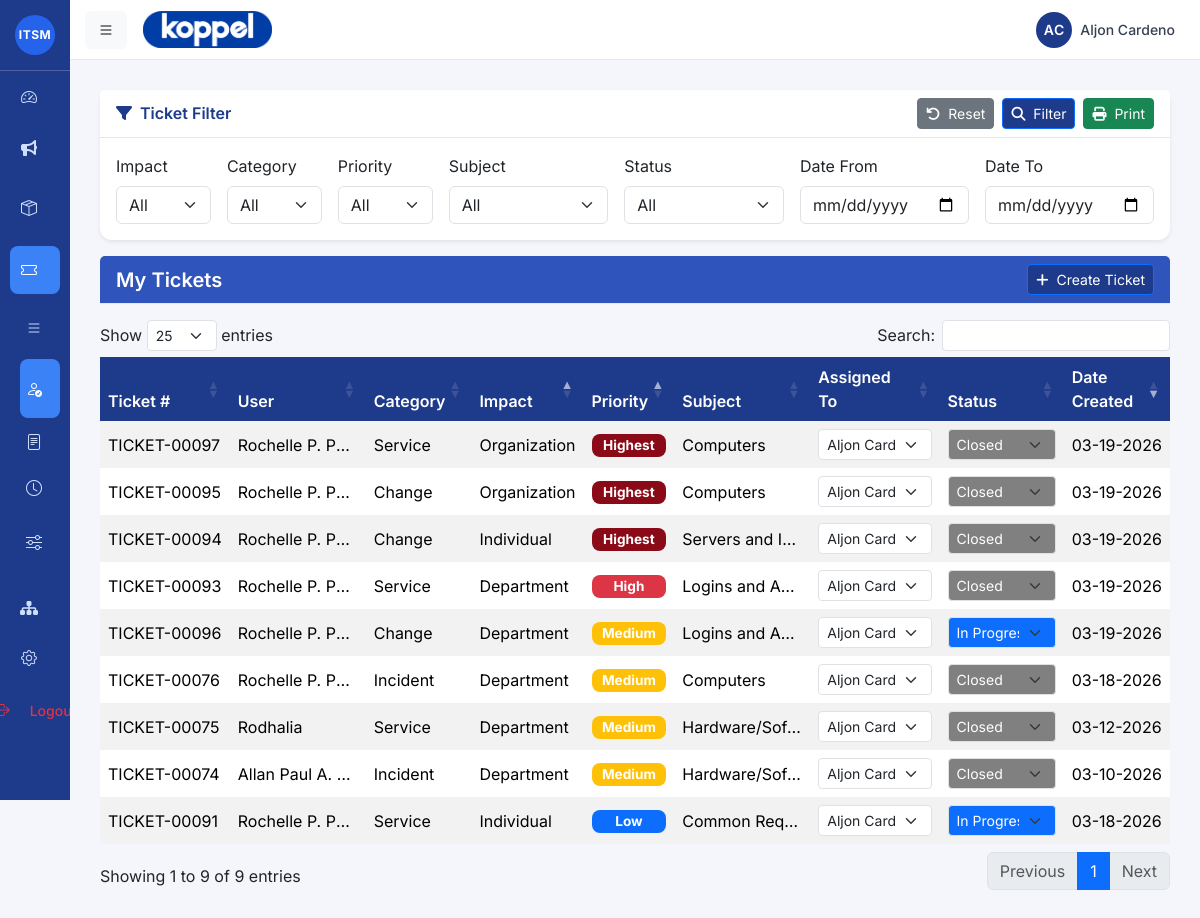
Before: /admin/index.php?page=ticket/assigned_tickets (signed in) with the older database file.
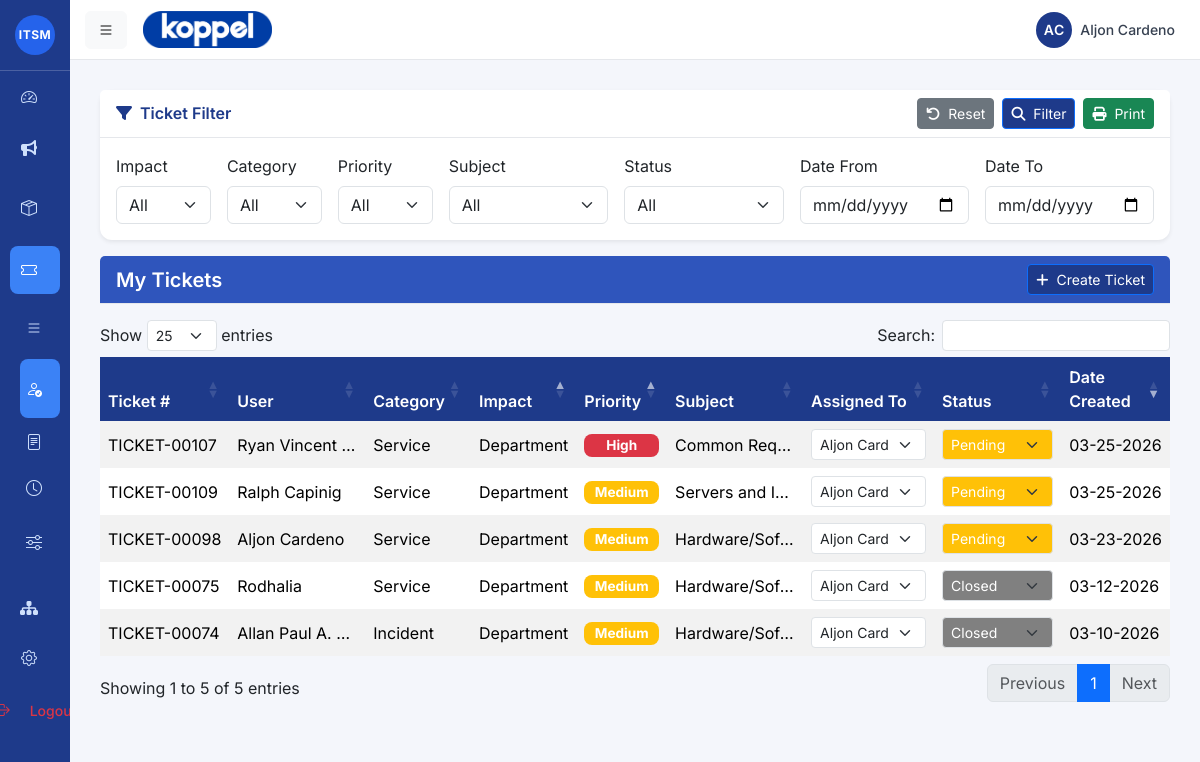
After: the same page with the newer database file.
### tables this page shows
CREATE TABLE `ticket_tb` (
  `ticket_id` int(11) NOT NULL,
  `ticket_number` varchar(20) DEFAULT NULL,
  `user_id` int(11) DEFAULT NULL,
  `fullname` varchar(100) DEFAULT NULL,
  `email` varchar(100) DEFAULT NULL,
  `company` varchar(100) DEFAULT NULL,
  `department` varchar(100) DEFAULT NULL,
  `priority` varchar(50) NOT NULL,
  `urgency` varchar(50) NOT NULL,
  `impact` varchar(70) NOT NULL,
  `ticket_category` varchar(20) DEFAULT NULL,
  `subject` varchar(150) DEFAULT NULL,
  `subject_details` varchar(200) DEFAULT NULL,
  `issue` text DEFAULT NULL,
  `status` varchar(20) DEFAULT 'open',
  `date_created` timestamp NOT NULL DEFAULT current_timestamp(),
  `assigned_to` int(11) NOT NULL
);

CREATE TABLE `user_tb` (
  `user_id` int(11) NOT NULL,
  `emp_id` varchar(50) NOT NULL,
  `fullname` varchar(150) NOT NULL,
  `position` varchar(100) NOT NULL,
  `email` varchar(150) DEFAULT NULL,
  `department` varchar(100) DEFAULT NULL,
  `company` varchar(50) NOT NULL,
  `area` varchar(150) NOT NULL,
  `user_type` varchar(30) NOT NULL,
  `date_hired` timestamp NOT NULL DEFAULT current_timestamp() ON UPDATE current_timestamp(),
  `date_resigned` varchar(100) DEFAULT NULL,
  `created_at` timestamp NOT NULL DEFAULT current_timestamp(),
  `password` varchar(255) DEFAULT NULL,
  `is_active` tinyint(1) NOT NULL DEFAULT 1,
  `reset_token` varchar(255) DEFAULT NULL,
  `reset_token_expiry` datetime DEFAULT NULL
);

### admin/ticket/assigned_tickets.php (the view, shortened to what the rows shown need)
<?php
include __DIR__ . '/../../includes/db.php';
$adminId = $_SESSION['user_id'];
$admins = [];
$adminQuery = "
    SELECT user_id, fullname
    FROM user_tb
    WHERE user_type = 'admin'
    ORDER BY fullname ASC
";
$adminResult = $conn->query($adminQuery);
if ($adminResult && $adminResult->num_rows > 0) {
    while ($row = $adminResult->fetch_assoc()) {
        $admins[] = $row;
    }
}
$stmt = $conn->prepare("
SELECT
    t.*,
    u.fullname AS user_fullname,
    a.fullname AS assigned_admin
FROM ticket_tb t
LEFT JOIN user_tb u ON t.user_id = u.user_id
LEFT JOIN user_tb a
    ON t.assigned_to = a.user_id
    AND a.user_type = 'admin'
WHERE t.assigned_to = ?
ORDER BY t.ticket_id DESC
");
$stmt->bind_param("i", $adminId);
$stmt->execute();
$result = $stmt->get_result();
?>
</head>
<div class="card-body table-responsive mt-3">
<table id="ticketsTable" class="table table-hover table-striped">
<thead>
<tr>
    <th>Ticket #</th>
    <th>User</th>
    <th>Category</th>
    <th>Impact</th>
    <th>Priority</th>
    <th>Subject</th>
    <th style="width: 135px;">Assigned To</th>
    <th style="width: 160px;">Status</th>
    <th>Date Created</th>
</tr>
</thead>
<tbody >
<?php while ($ticket = $result->fetch_assoc()): ?>
<tr
    data-ticket-id="<?= $ticket['ticket_id'] ?>"
    data-status="<?= strtolower($ticket['status']) ?>"
    data-assigned="<?= $ticket['assigned_to'] == $adminId ? 'yes' : 'no' ?>">
    <td><?= htmlspecialchars($ticket['ticket_number']) ?></td>
    <td><?= htmlspecialchars($ticket['user_fullname']) ?></td>
    <td><?= ucfirst($ticket['ticket_category']) ?></td>
    <td><?= ucfirst($ticket['impact']) ?></td>
    <td>
        <span class="badge badge-priority-<?= strtolower($ticket['priority']) ?>">
            <?= ucfirst($ticket['priority']) ?>
        </span>
    </td>
    <td><?= htmlspecialchars($ticket['subject']) ?></td>
<td onclick="event.stopPropagation();" style="width:135px;">
    <select class="form-select form-select-sm assign-admin
            <?= empty($ticket['assigned_to']) ? 'select-unassigned' : '' ?>"
            data-ticket-id="<?= $ticket['ticket_id'] ?>"
            data-current="<?= $ticket['assigned_to'] ?>">
        <?php foreach ($admins as $admin): ?>
            <option value="<?= $admin['user_id'] ?>"
                <?= ($ticket['assigned_to'] == $admin['user_id']) ? 'selected' : '' ?>>
                <?= htmlspecialchars($admin['fullname']) ?>
            </option>
        <?php endforeach; ?>
    </select>
</td>
<?php
$statusFlow = [
    'waiting for support' => ['waiting for support','waiting for customer','in progress','escalated','pending','canceled','resolved'],
    'pending' => ['pending','waiting for support','in progress','canceled','resolved'],
    'waiting for customer' => ['waiting for customer','waiting for support','escalated','canceled','resolved'],
    'in progress' => ['in progress','pending','canceled','resolved'],
    'escalated' => ['escalated','in progress'],
    'canceled' => ['canceled','closed', 'reopened'],
    'resolved' => ['resolved','closed', 'reopened'],
    'reopened' => ['reopened','waiting for support','waiting for customer','in progress','escalated','pending','canceled','resolved'],
    'closed' => ['closed']
];
$currentStatus = strtolower($ticket['status']);
$allowedStatuses = $statusFlow[$currentStatus] ?? [$currentStatus];
?>
<td class="status-cell" onclick="event.stopPropagation();" style="width:150px;">
    <select class="form-select form-select-sm status-select status-<?= str_replace(' ', '-', $currentStatus) ?>"
            data-ticket-id="<?= $ticket['ticket_id'] ?>"
            data-current="<?= $currentStatus ?>">
        <?php foreach ($allowedStatuses as $statusOption): ?>
            <option value="<?= $statusOption ?>" <?= $statusOption == $currentStatus ? 'selected' : '' ?>>
                <?= ucwords($statusOption) ?>
            </option>
        <?php endforeach; ?>
    </select>
</td>
    <td><?= date('m-d-Y', strtotime($ticket['date_created'])) ?></td>
</tr>
<?php endwhile; ?>
</tbody>
</table>
</div>
</div>

Changed rows visible on the page:
removed ticket_tb: ticket_number "TICKET-00097", user.fullname "Rochelle P. P…", ticket_category "Service", impact "Organization", priority "Highest", subject "Computers", assigned_to+ticket_id "Aljon Cardeno", value "Closed", date_created "03-19-2026"
removed ticket_tb: ticket_number "TICKET-00096", user.fullname "Rochelle P. P…", ticket_category "Change", impact "Department", priority "Medium", subject "Logins and A…", assigned_to+ticket_id "Aljon Cardeno", status+ticket_id "In Progress", date_created "03-19-2026"
removed ticket_tb: ticket_number "TICKET-00095", user.fullname "Rochelle P. P…", ticket_category "Change", impact "Organization", priority "Highest", subject "Computers", assigned_to+ticket_id "Aljon Cardeno", value "Closed", date_created "03-19-2026"
removed ticket_tb: ticket_number "TICKET-00094", user.fullname "Rochelle P. P…", ticket_category "Change", impact "Individual", priority "Highest", subject "Servers and I…", assigned_to+ticket_id "Aljon Cardeno", value "Closed", date_created "03-19-2026"
removed ticket_tb: ticket_number "TICKET-00093", user.fullname "Rochelle P. P…", ticket_category "Service", impact "Department", priority "High", subject "Logins and A…", assigned_to+ticket_id "Aljon Cardeno", value "Closed", date_created "03-19-2026"
removed ticket_tb: ticket_number "TICKET-00091", user.fullname "Rochelle P. P…", ticket_category "Service", impact "Individual", priority "Low", subject "Common Req…", assigned_to+ticket_id "Aljon Cardeno", status+ticket_id "In Progress", date_created "03-18-2026"
removed ticket_tb: ticket_number "TICKET-00076", user.fullname "Rochelle P. P…", ticket_category "Incident", impact "Department", priority "Medium", subject "Computers", assigned_to+ticket_id "Aljon Cardeno", value "Closed", date_created "03-18-2026"
added ticket_tb: ticket_number "TICKET-00109", user.fullname "Ralph Capinig", ticket_category "Service", impact "Department", priority "Medium", subject "Servers and I…", assigned_to+ticket_id "Aljon Cardeno", status+ticket_id "Pending", date_created "03-25-2026"
added ticket_tb: ticket_number "TICKET-00107", user.fullname "Ryan Vincent…", ticket_category "Service", impact "Department", priority "High", subject "Common Req…", assigned_to+ticket_id "Aljon Cardeno", status+ticket_id "Pending", date_created "03-25-2026"
added ticket_tb: ticket_number "TICKET-00098", user.fullname "Aljon Cardeno", ticket_category "Service", impact "Department", priority "Medium", subject "Hardware/Sof…", assigned_to+ticket_id "Aljon Cardeno", status+ticket_id "Pending", date_created "03-23-2026"
Other visible differences:
text written by a page script: "Show entries Search: Showing 1 to 9 of 9 entries Previous 1 Next" → "Show entries Search: Showing 1 to 5 of 5 entries Previous 1 Next"
